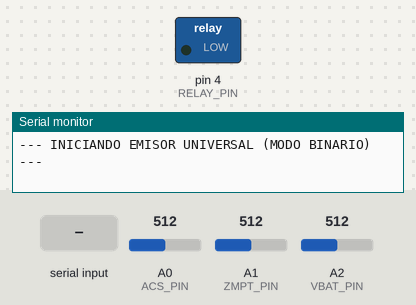
The sketch below on a simulated Arduino Uno, built with avr-gcc and run on an emulated ATmega328P. Parts: switched loads named in the sketch (green lamp = pin HIGH), the last lines printed to the serial monitor. The test bench sets the inputs (shaded band); at power-on: A0 (ACS_PIN) = 512, A1 (ZMPT_PIN) = 512, A2 (VBAT_PIN) = 512. EEPROM starts erased; the modem accepts every AT command (registered, SIM ready, sends succeed) and sends nothing else.

Above: at 0.01 s.
At 1.2 s:
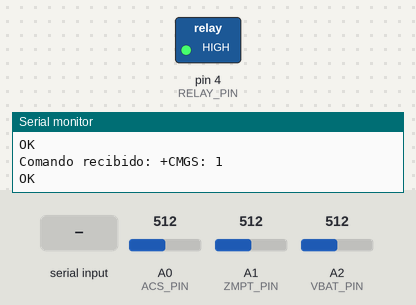
1.3 s: "1" received over the second serial link
Timing chart, 0 to 4.3 s (numbered marks = the images above; inputs shaded):
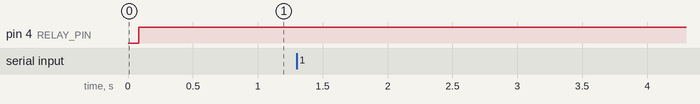

The sketch:

EmisorUniversalCodec.ino
```cpp
/*
 * =======================================================================
 * ==      SKETCH EMISOR UNIVERSAL (MODO BINARIO con CodecWSN)          ==
 * =======================================================================
 * Este sketch usa la librería CodecWSN para enviar datos de sensores
 * de forma eficiente y robusta.
 */

// --- LIBRERÍAS DE LA APLICACIÓN ---
#include <SPI.h>
#include <EEPROM.h>
#include <SoftwareSerial.h>

#include <UniversalRadioWSN.h>
#include <CodecWSN.h>

// ======================= 1. SELECCIÓN DEL MÓDULO DE RADIO =======================
//#define USE_LORA
#define USE_XBEE
//#define USE_NRF

// ======================= CONFIGURACIÓN GENERAL DE PINES =======================
#define RELAY_PIN 4
#define ACS_PIN   A0
#define ZMPT_PIN  A1
#define VBAT_PIN  A2
// --- INICIO BLOQUE MÉTRICAS (DEFINICIONES) ---
unsigned long lastPrintTime = 0;
const unsigned long printInterval = 2000; // Imprimir cada 2 segundos
unsigned long totalLoopTime_us = 0;
unsigned long loopCount = 0;
// --- FIN BLOQUE MÉTRICAS ---
// ======================= OBJETOS Y VARIABLES GLOBALES =======================
RadioInterface* radio;
unsigned long previousMillis = 0;
const unsigned long INTERVAL_MS = 1;
uint32_t paquetesEnviados = 0;

// --- Configuración específica por radio ---
#if defined(USE_XBEE)
  SoftwareSerial xbeeSerial(2, 3); // RX Pin = 2, TX Pin = 3
#elif defined(USE_NRF)
  // Direcciones para NRF24L01
  const byte nrfWriteAddress[6] = "00001"; // Dirección del receptor
  const byte nrfReadAddress[6] = "00002";  // Dirección de este emisor
#endif

// ======================= SETUP =======================
void setup() {
  pinMode(RELAY_PIN, OUTPUT);
  digitalWrite(RELAY_PIN, LOW);

  Serial.begin(9600);
  while(!Serial);
  Serial.println("\n--- INICIANDO EMISOR UNIVERSAL (MODO BINARIO) ---");

  // --- INICIALIZACIÓN DEL MÓDULO DE RADIO ---
  Serial.print("Configurando radio: ");
  #if defined(USE_LORA)
    Serial.println("LoRa");

    LoRaConfig configLora;
    configLora.frequency       = 410E6;
    configLora.spreadingFactor = 7;
    configLora.signalBandwidth = 125E3;
    configLora.codingRate      = 5;
    configLora.syncWord        = 0xF3;
    configLora.txPower         = 20;
    configLora.csPin           = 10;
    configLora.resetPin        = -1;
    configLora.irqPin          = 2;

    radio = new LoraRadio(configLora);

  #elif defined(USE_XBEE)
    Serial.println("XBee");
    xbeeSerial.begin(9600);
    radio = new XBeeRadio(xbeeSerial, 9600, -1, -1);

  #elif defined(USE_NRF)
    Serial.println("NRF24L01");

    NrfConfig configNrf;
    configNrf.cePin = 9;
    configNrf.csnPin = 10;
    configNrf.writeAddress = nrfWriteAddress;
    configNrf.readAddress = nrfReadAddress;
    configNrf.channel = 108;

    configNrf.dataRate = 250; // 250KBPS
    configNrf.paLevel = 0;    // Potencia mínima

    radio = new NrfRadio(configNrf);
  #endif

  if (!radio->iniciar()) {
    Serial.println("¡¡¡ERROR: Fallo al iniciar el módulo de radio!!!");
    while (true);
  }
  Serial.println("Módulo de radio inicializado y listo.");

  // --- LECTURA INICIAL DE LA EEPROM ---

  // --- INICIO BLOQUE MÉTRICAS (SETUP) ---
lastPrintTime = millis();
// --- FIN BLOQUE MÉTRICAS ---
}

// ======================= LOOP =======================
void loop() {
  // --- INICIO BLOQUE MÉTRICAS (LOOP INICIO) ---
unsigned long startTime_us = micros();
// --- FIN BLOQUE MÉTRICAS ---


    // 1. Leer los sensores
    float voltage = leerVoltajeZMPT();
    float corriente = leerCorrienteACS();
    float vbat = leerVoltajeBateria();
    paquetesEnviados++;

    // 2. Crear un paquete de datos binario
    Packet miPaquete;
    miPaquete.id = paquetesEnviados;
    miPaquete.voltaje = (int16_t)(voltage * 100);
    miPaquete.corriente = (int16_t)(corriente * 1000);
    miPaquete.vbat = (uint16_t)(vbat * 100);

    // 3. Codificar y enviar el frame binario
    uint8_t frameBuffer[WSNFrame::FRAME_SIZE];
    WSNFrame::encodeFrameFromPacket(frameBuffer, miPaquete);
    radio->enviar(frameBuffer, WSNFrame::FRAME_SIZE);

    // --- GUARDADO EN EEPROM ---
    EEPROM.put(3, paquetesEnviados);

    // // --- IMPRESIÓN EN MONITOR SERIAL ---
    // Serial.print("Enviando -> ");
    // Serial.print("ID: "); Serial.print(miPaquete.id);
    // Serial.print(" V: "); Serial.print(voltage, 2);
    // Serial.print(" I: "); Serial.print(corriente, 3);
    // Serial.print(" VBat: "); Serial.println(vbat, 2);


  // --- Recepción de comandos ---
  if (radio->hayDatosDisponibles()) {
    String comando = radio->leerComoString();
    comando.trim();

    if (comando.length() > 0) {
      Serial.print("Comando recibido: ");
      Serial.println(comando);


    }

  }
        digitalWrite(RELAY_PIN, HIGH);

// --- INICIO BLOQUE MÉTRICAS (LOOP FINAL) ---
totalLoopTime_us += (micros() - startTime_us);
loopCount++;

if (millis() - lastPrintTime >= printInterval) {
  if (loopCount > 0) {
    float avgTime_ms = (float)totalLoopTime_us / loopCount / 1000.0;
    Serial.print("[METRICA] Loops en " + String(printInterval) + "ms: " + String(loopCount));
    Serial.print(" | Tiempo loop (prom): ");
    Serial.print(avgTime_ms, 4);
    Serial.println(" ms");
  }
  lastPrintTime = millis();
  totalLoopTime_us = 0;
  loopCount = 0;
}
// --- FIN BLOQUE MÉTRICAS ---
}

// ======================= FUNCIONES DE LECTURA DE SENSORES =======================
float leerVoltajeZMPT() {
  int lectura = analogRead(ZMPT_PIN);
  return ((lectura * 5.0) / 1023.0) * 50.0;
}

float leerCorrienteACS() {
  int lectura = analogRead(ACS_PIN);
  float volt = (lectura * 5.0) / 1023.0;
  return (volt - 2.5) / 0.066;
}

float leerVoltajeBateria() {
  int lectura = analogRead(VBAT_PIN);
  float vEsc = (lectura * 5.0) / 1023.0;
  return vEsc * 3.0;
}
```
